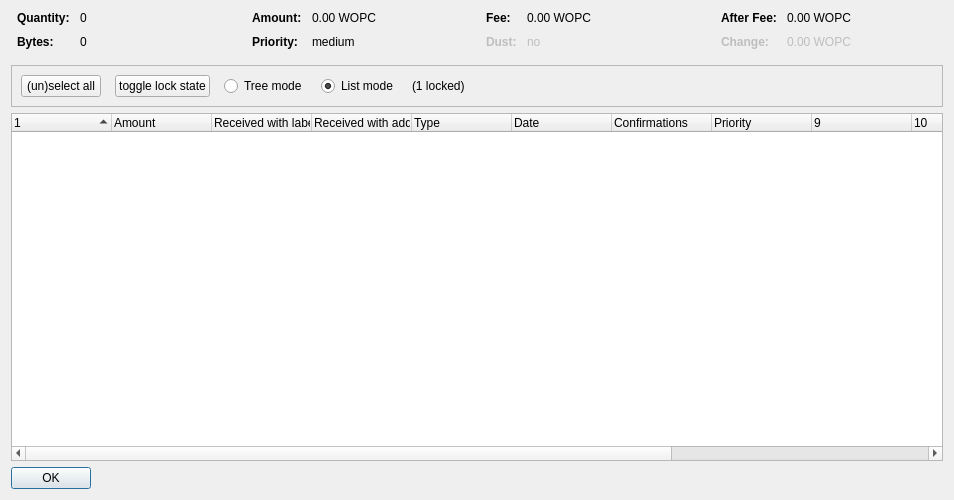
<?xml version="1.0" encoding="UTF-8"?>
<ui version="4.0">
 <class>CoinControlDialog</class>
 <widget class="QDialog" name="CoinControlDialog">
  <property name="geometry">
   <rect>
    <x>0</x>
    <y>0</y>
    <width>954</width>
    <height>500</height>
   </rect>
  </property>
  <property name="windowTitle">
   <string>Coin Selection</string>
  </property>
  <layout class="QVBoxLayout" name="verticalLayout">
   <item>
    <layout class="QHBoxLayout" name="horizontalLayoutTop" stretch="0,0,0,0">
     <property name="topMargin">
      <number>0</number>
     </property>
     <property name="bottomMargin">
      <number>10</number>
     </property>
     <item>
      <layout class="QFormLayout" name="formLayoutCoinControl1">
       <property name="horizontalSpacing">
        <number>10</number>
       </property>
       <property name="verticalSpacing">
        <number>10</number>
       </property>
       <property name="leftMargin">
        <number>6</number>
       </property>
       <property name="rightMargin">
        <number>6</number>
       </property>
       <item row="0" column="0">
        <widget class="QLabel" name="labelCoinControlQuantityText">
         <property name="font">
          <font>
           <weight>75</weight>
           <bold>true</bold>
          </font>
         </property>
         <property name="text">
          <string>Quantity:</string>
         </property>
        </widget>
       </item>
       <item row="0" column="1">
        <widget class="QLabel" name="labelCoinControlQuantity">
         <property name="cursor">
          <cursorShape>IBeamCursor</cursorShape>
         </property>
         <property name="contextMenuPolicy">
          <enum>Qt::ActionsContextMenu</enum>
         </property>
         <property name="text">
          <string notr="true">0</string>
         </property>
         <property name="textInteractionFlags">
          <set>Qt::LinksAccessibleByMouse|Qt::TextSelectableByKeyboard|Qt::TextSelectableByMouse</set>
         </property>
        </widget>
       </item>
       <item row="1" column="0">
        <widget class="QLabel" name="labelCoinControlBytesText">
         <property name="font">
          <font>
           <weight>75</weight>
           <bold>true</bold>
          </font>
         </property>
         <property name="text">
          <string>Bytes:</string>
         </property>
        </widget>
       </item>
       <item row="1" column="1">
        <widget class="QLabel" name="labelCoinControlBytes">
         <property name="cursor">
          <cursorShape>IBeamCursor</cursorShape>
         </property>
         <property name="contextMenuPolicy">
          <enum>Qt::ActionsContextMenu</enum>
         </property>
         <property name="text">
          <string notr="true">0</string>
         </property>
         <property name="textInteractionFlags">
          <set>Qt::LinksAccessibleByMouse|Qt::TextSelectableByKeyboard|Qt::TextSelectableByMouse</set>
         </property>
        </widget>
       </item>
      </layout>
     </item>
     <item>
      <layout class="QFormLayout" name="formLayoutCoinControl2">
       <property name="horizontalSpacing">
        <number>10</number>
       </property>
       <property name="verticalSpacing">
        <number>10</number>
       </property>
       <property name="leftMargin">
        <number>6</number>
       </property>
       <property name="rightMargin">
        <number>6</number>
       </property>
       <item row="0" column="0">
        <widget class="QLabel" name="labelCoinControlAmountText">
         <property name="font">
          <font>
           <weight>75</weight>
           <bold>true</bold>
          </font>
         </property>
         <property name="text">
          <string>Amount:</string>
         </property>
        </widget>
       </item>
       <item row="0" column="1">
        <widget class="QLabel" name="labelCoinControlAmount">
         <property name="cursor">
          <cursorShape>IBeamCursor</cursorShape>
         </property>
         <property name="contextMenuPolicy">
          <enum>Qt::ActionsContextMenu</enum>
         </property>
         <property name="text">
          <string notr="true">0.00 WOPC</string>
         </property>
         <property name="textInteractionFlags">
          <set>Qt::LinksAccessibleByMouse|Qt::TextSelectableByKeyboard|Qt::TextSelectableByMouse</set>
         </property>
        </widget>
       </item>
       <item row="1" column="0">
        <widget class="QLabel" name="labelCoinControlPriorityText">
         <property name="font">
          <font>
           <weight>75</weight>
           <bold>true</bold>
          </font>
         </property>
         <property name="text">
          <string>Priority:</string>
         </property>
        </widget>
       </item>
       <item row="1" column="1">
        <widget class="QLabel" name="labelCoinControlPriority">
         <property name="cursor">
          <cursorShape>IBeamCursor</cursorShape>
         </property>
         <property name="contextMenuPolicy">
          <enum>Qt::ActionsContextMenu</enum>
         </property>
         <property name="text">
          <string>medium</string>
         </property>
         <property name="textInteractionFlags">
          <set>Qt::LinksAccessibleByMouse|Qt::TextSelectableByKeyboard|Qt::TextSelectableByMouse</set>
         </property>
        </widget>
       </item>
      </layout>
     </item>
     <item>
      <layout class="QFormLayout" name="formLayoutCoinControl3">
       <property name="horizontalSpacing">
        <number>10</number>
       </property>
       <property name="verticalSpacing">
        <number>10</number>
       </property>
       <property name="leftMargin">
        <number>6</number>
       </property>
       <property name="rightMargin">
        <number>6</number>
       </property>
       <item row="0" column="0">
        <widget class="QLabel" name="labelCoinControlFeeText">
         <property name="font">
          <font>
           <weight>75</weight>
           <bold>true</bold>
          </font>
         </property>
         <property name="text">
          <string>Fee:</string>
         </property>
        </widget>
       </item>
       <item row="0" column="1">
        <widget class="QLabel" name="labelCoinControlFee">
         <property name="cursor">
          <cursorShape>IBeamCursor</cursorShape>
         </property>
         <property name="contextMenuPolicy">
          <enum>Qt::ActionsContextMenu</enum>
         </property>
         <property name="text">
          <string notr="true">0.00 WOPC</string>
         </property>
         <property name="textInteractionFlags">
          <set>Qt::LinksAccessibleByMouse|Qt::TextSelectableByKeyboard|Qt::TextSelectableByMouse</set>
         </property>
        </widget>
       </item>
       <item row="1" column="0">
        <widget class="QLabel" name="labelCoinControlLowOutputText">
         <property name="enabled">
          <bool>false</bool>
         </property>
         <property name="font">
          <font>
           <weight>75</weight>
           <bold>true</bold>
          </font>
         </property>
         <property name="text">
          <string>Dust:</string>
         </property>
        </widget>
       </item>
       <item row="1" column="1">
        <widget class="QLabel" name="labelCoinControlLowOutput">
         <property name="enabled">
          <bool>false</bool>
         </property>
         <property name="cursor">
          <cursorShape>IBeamCursor</cursorShape>
         </property>
         <property name="contextMenuPolicy">
          <enum>Qt::ActionsContextMenu</enum>
         </property>
         <property name="text">
          <string>no</string>
         </property>
         <property name="textInteractionFlags">
          <set>Qt::LinksAccessibleByMouse|Qt::TextSelectableByKeyboard|Qt::TextSelectableByMouse</set>
         </property>
        </widget>
       </item>
      </layout>
     </item>
     <item>
      <layout class="QFormLayout" name="formLayoutCoinControl4">
       <property name="horizontalSpacing">
        <number>10</number>
       </property>
       <property name="verticalSpacing">
        <number>10</number>
       </property>
       <property name="leftMargin">
        <number>6</number>
       </property>
       <property name="rightMargin">
        <number>6</number>
       </property>
       <item row="0" column="0">
        <widget class="QLabel" name="labelCoinControlAfterFeeText">
         <property name="font">
          <font>
           <weight>75</weight>
           <bold>true</bold>
          </font>
         </property>
         <property name="text">
          <string>After Fee:</string>
         </property>
        </widget>
       </item>
       <item row="0" column="1">
        <widget class="QLabel" name="labelCoinControlAfterFee">
         <property name="cursor">
          <cursorShape>IBeamCursor</cursorShape>
         </property>
         <property name="contextMenuPolicy">
          <enum>Qt::ActionsContextMenu</enum>
         </property>
         <property name="text">
          <string notr="true">0.00 WOPC</string>
         </property>
         <property name="textInteractionFlags">
          <set>Qt::LinksAccessibleByMouse|Qt::TextSelectableByKeyboard|Qt::TextSelectableByMouse</set>
         </property>
        </widget>
       </item>
       <item row="1" column="0">
        <widget class="QLabel" name="labelCoinControlChangeText">
         <property name="enabled">
          <bool>false</bool>
         </property>
         <property name="font">
          <font>
           <weight>75</weight>
           <bold>true</bold>
          </font>
         </property>
         <property name="text">
          <string>Change:</string>
         </property>
        </widget>
       </item>
       <item row="1" column="1">
        <widget class="QLabel" name="labelCoinControlChange">
         <property name="enabled">
          <bool>false</bool>
         </property>
         <property name="cursor">
          <cursorShape>IBeamCursor</cursorShape>
         </property>
         <property name="contextMenuPolicy">
          <enum>Qt::ActionsContextMenu</enum>
         </property>
         <property name="text">
          <string notr="true">0.00 WOPC</string>
         </property>
         <property name="textInteractionFlags">
          <set>Qt::LinksAccessibleByMouse|Qt::TextSelectableByKeyboard|Qt::TextSelectableByMouse</set>
         </property>
        </widget>
       </item>
      </layout>
     </item>
    </layout>
   </item>
   <item>
    <widget class="QFrame" name="frame">
     <property name="minimumSize">
      <size>
       <width>0</width>
       <height>40</height>
      </size>
     </property>
     <property name="frameShape">
      <enum>QFrame::StyledPanel</enum>
     </property>
     <property name="frameShadow">
      <enum>QFrame::Sunken</enum>
     </property>
     <layout class="QHBoxLayout" name="horizontalLayout">
      <item>
       <layout class="QHBoxLayout" name="horizontalLayoutPanel" stretch="0,0,0,0,0,0">
        <property name="spacing">
         <number>14</number>
        </property>
        <item>
         <widget class="QPushButton" name="pushButtonSelectAll">
          <property name="sizePolicy">
           <sizepolicy hsizetype="Maximum" vsizetype="Fixed">
            <horstretch>0</horstretch>
            <verstretch>0</verstretch>
           </sizepolicy>
          </property>
          <property name="text">
           <string>(un)select all</string>
          </property>
          <property name="autoDefault">
           <bool>false</bool>
          </property>
         </widget>
        </item>
        <item>
         <widget class="QPushButton" name="pushButtonToggleLock">
          <property name="sizePolicy">
           <sizepolicy hsizetype="Maximum" vsizetype="Fixed">
            <horstretch>0</horstretch>
            <verstretch>0</verstretch>
           </sizepolicy>
          </property>
          <property name="text">
           <string>toggle lock state</string>
          </property>
          <property name="autoDefault">
           <bool>false</bool>
          </property>
         </widget>
        </item>
        <item>
         <widget class="QRadioButton" name="radioTreeMode">
          <property name="sizePolicy">
           <sizepolicy hsizetype="Maximum" vsizetype="Fixed">
            <horstretch>0</horstretch>
            <verstretch>0</verstretch>
           </sizepolicy>
          </property>
          <property name="text">
           <string>Tree mode</string>
          </property>
         </widget>
        </item>
        <item>
         <widget class="QRadioButton" name="radioListMode">
          <property name="sizePolicy">
           <sizepolicy hsizetype="Maximum" vsizetype="Fixed">
            <horstretch>0</horstretch>
            <verstretch>0</verstretch>
           </sizepolicy>
          </property>
          <property name="text">
           <string>List mode</string>
          </property>
          <property name="checked">
           <bool>true</bool>
          </property>
         </widget>
        </item>
        <item>
         <widget class="QLabel" name="labelLocked">
          <property name="text">
           <string>(1 locked)</string>
          </property>
         </widget>
        </item>
        <item>
         <spacer name="horizontalSpacer">
          <property name="orientation">
           <enum>Qt::Horizontal</enum>
          </property>
          <property name="sizeHint" stdset="0">
           <size>
            <width>40</width>
            <height>20</height>
           </size>
          </property>
         </spacer>
        </item>
       </layout>
      </item>
     </layout>
    </widget>
   </item>
   <item>
    <widget class="CoinControlTreeWidget" name="treeWidget">
     <property name="contextMenuPolicy">
      <enum>Qt::CustomContextMenu</enum>
     </property>
     <property name="sortingEnabled">
      <bool>false</bool>
     </property>
     <property name="columnCount">
      <number>13</number>
     </property>
     <attribute name="headerShowSortIndicator" stdset="0">
      <bool>true</bool>
     </attribute>
     <attribute name="headerStretchLastSection">
      <bool>false</bool>
     </attribute>
     <column>
      <property name="text">
       <string/>
      </property>
     </column>
     <column>
      <property name="text">
       <string>Amount</string>
      </property>
     </column>
     <column>
      <property name="text">
       <string>Received with label</string>
      </property>
     </column>
     <column>
      <property name="text">
       <string>Received with address</string>
      </property>
     </column>
     <column>
      <property name="text">
       <string>Type</string>
      </property>
     </column>
     <column>
      <property name="text">
       <string>Date</string>
      </property>
     </column>
     <column>
      <property name="text">
       <string>Confirmations</string>
      </property>
      <property name="toolTip">
       <string>Confirmed</string>
      </property>
     </column>
     <column>
      <property name="text">
       <string>Priority</string>
      </property>
     </column>
     <column>
      <property name="text">
       <string/>
      </property>
     </column>
     <column>
      <property name="text">
       <string/>
      </property>
     </column>
     <column>
      <property name="text">
       <string/>
      </property>
     </column>
     <column>
      <property name="text">
       <string/>
      </property>
     </column>
     <column>
      <property name="text">
       <string/>
      </property>
     </column>
    </widget>
   </item>
   <item>
    <widget class="QDialogButtonBox" name="buttonBox">
     <property name="sizePolicy">
      <sizepolicy hsizetype="Maximum" vsizetype="Fixed">
       <horstretch>0</horstretch>
       <verstretch>0</verstretch>
      </sizepolicy>
     </property>
     <property name="orientation">
      <enum>Qt::Horizontal</enum>
     </property>
     <property name="standardButtons">
      <set>QDialogButtonBox::Ok</set>
     </property>
    </widget>
   </item>
  </layout>
 </widget>
 <customwidgets>
  <customwidget>
   <class>CoinControlTreeWidget</class>
   <extends>QTreeWidget</extends>
   <header>coincontroltreewidget.h</header>
  </customwidget>
 </customwidgets>
 <resources/>
 <connections/>
</ui>
